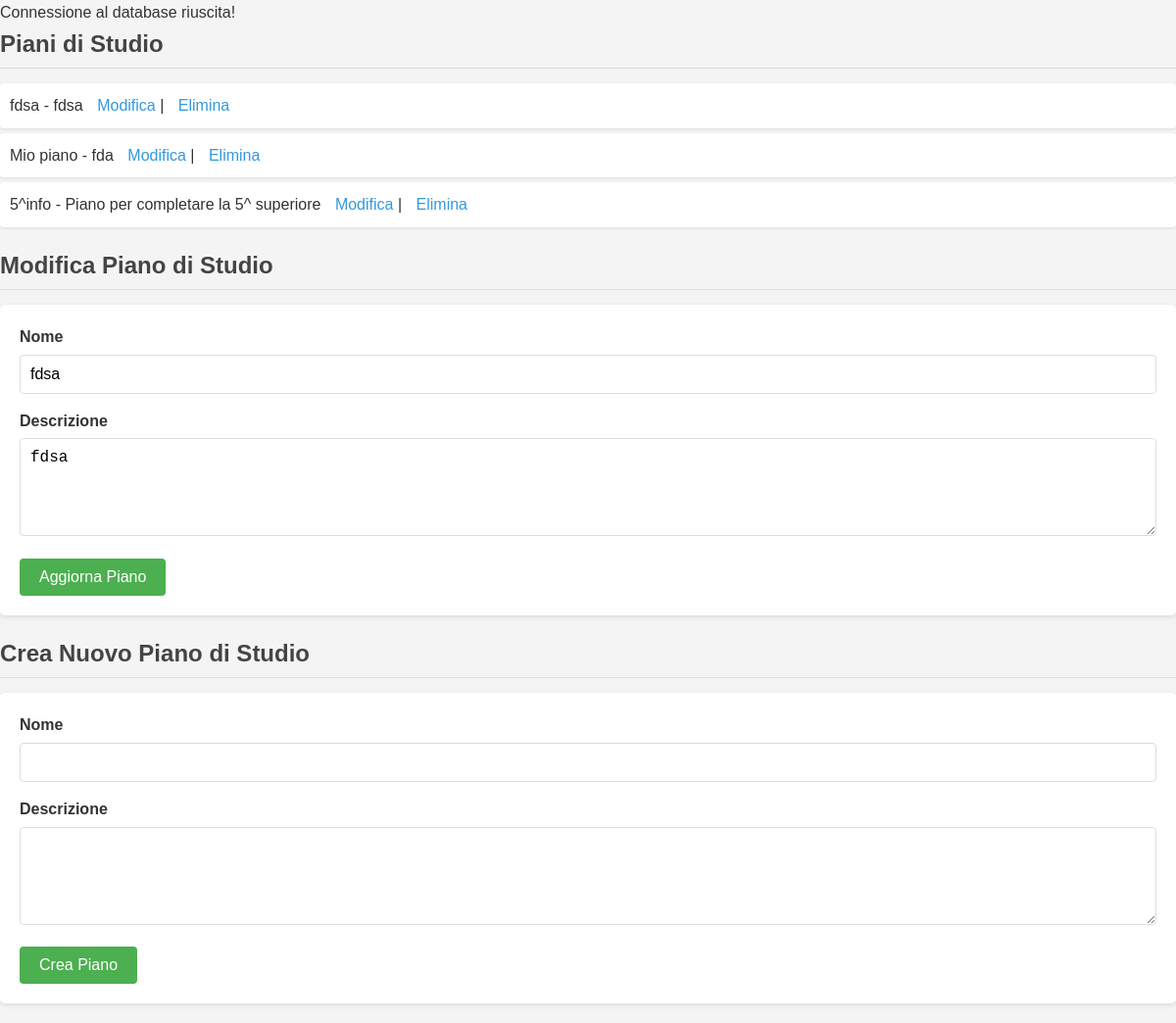
Screenshot of /test.php?edit=3 with the database file from the repository.
### tables this page shows
CREATE TABLE `piani_di_studio` (
  `id` int(11) NOT NULL,
  `nome` varchar(100) NOT NULL,
  `descrizione` text DEFAULT NULL,
  `data_creazione` timestamp NOT NULL DEFAULT current_timestamp(),
  `user_id` int(11) NOT NULL,
  `visibility` varchar(20) NOT NULL DEFAULT 'private'
);

### models/piano_di_studio.php (called while the page is built, shortened)
<?php
class PianoDiStudio {
    private $conn;
    private $table_name = "piani_di_studio";
    public $id;
    public function __construct($db) {
        $this->conn = $db;
    }
    public function readAll() {
        $query = "SELECT * FROM " . $this->table_name . " ORDER BY data_creazione DESC";
        $stmt = $this->conn->prepare($query);
        $stmt->execute();
        return $stmt;
    }
    public function readOne() {
        $query = "SELECT * FROM " . $this->table_name . " WHERE id = ? LIMIT 0,1";
        $stmt = $this->conn->prepare($query);
        $stmt->bindParam(1, $this->id);
        $stmt->execute();
        $row = $stmt->fetch(PDO::FETCH_ASSOC);
        if ($row) {
            $this->nome = $row['nome'];
            $this->descrizione = $row['descrizione'];
            return $row;
        }
        return [];
    }
}
?>

### test.php (the view, shortened to what this page needs)
<!DOCTYPE html>
<html lang="it">
<head>
    <link rel="stylesheet" href="ui/style.css">
</head>
<body>
<?php
include_once 'models/piano_di_studio.php';
$database = new Database();
$db = $database->getConnection();
if($db) {
    echo "<p>Connessione al database riuscita!</p>";
    $piano = new PianoDiStudio($db);
    $stmt = $piano->readAll();
    echo "<h2>Piani di Studio</h2>";
    echo "<ul>";
    while ($row = $stmt->fetch(PDO::FETCH_ASSOC)) {
        extract($row);
        echo "<li>$nome - $descrizione
            <a href='?edit=$id'>Modifica</a> |
            <a href='?delete=$id' onclick='return confirm(\"Sei sicuro di voler eliminare questo piano?\");'>Elimina</a></li>";
    }
    echo "</ul>";
    if (isset($_GET['edit'])) {
        $piano->id = $_GET['edit'];
        if ($piano->readOne()) {
            echo "<h2>Modifica Piano di Studio</h2>";
            echo "<form action='' method='POST'>
                    <input type='hidden' name='id' value='$piano->id'>
                    <label for='nome'>Nome</label>
                    <input type='text' name='nome' value='$piano->nome' required>
                    <label for='descrizione'>Descrizione</label>
                    <textarea name='descrizione' required>$piano->descrizione</textarea>
                    <button type='submit' name='update'>Aggiorna Piano</button>
                </form>";
        }
    }
    echo "<h2>Crea Nuovo Piano di Studio</h2>";
    echo "<form action='' method='POST'>
            <label for='nome'>Nome</label>
            <input type='text' name='nome' required>
            <label for='descrizione'>Descrizione</label>
            <textarea name='descrizione' required></textarea>
            <button type='submit' name='create'>Crea Piano</button>
        </form>";
} else {
    echo "<p>Problema di connessione al database.</p>";
}
?>
</body>
</html>

### ui/css/style.css (style rules this page uses)
* { box-sizing: border-box; margin: 0; padding: 0; }
body { font-family: Arial, sans-serif; line-height: 1.6; color: #333; background-color: #f4f4f4; }
h2 { color: #444; margin-bottom: 15px; border-bottom: 1px solid #ddd; padding-bottom: 5px; }
form { background-color: white; padding: 20px; border-radius: 5px; box-shadow: 0 2px 5px rgba(0, 0, 0, 0.1); margin-bottom: 20px; }
label { display: block; margin-bottom: 5px; font-weight: bold; }
input, textarea, select { width: 100%; padding: 10px; margin-bottom: 15px; border: 1px solid #ddd; border-radius: 4px; font-size: 16px; }
textarea { min-height: 100px; }
button { padding: 10px 20px; background-color: #4CAF50; color: white; border: none; border-radius: 4px; cursor: pointer; font-size: 16px; transition: background-color 0.3s; }
ul { list-style-type: none; margin-bottom: 20px; }
li { background-color: white; margin: 5px 0; padding: 10px; border-radius: 4px; box-shadow: 0 1px 3px rgba(0, 0, 0, 0.1); }
a { text-decoration: none; color: #3498db; margin-left: 10px; }
form button { margin-right: 10px; }

### rows the page displays
piani_di_studio: nome "fdsa", descrizione "fdsa"
piani_di_studio: nome "Mio piano", descrizione "fda"
piani_di_studio: nome "5^info", descrizione "Piano per completare la 5^ superiore"
